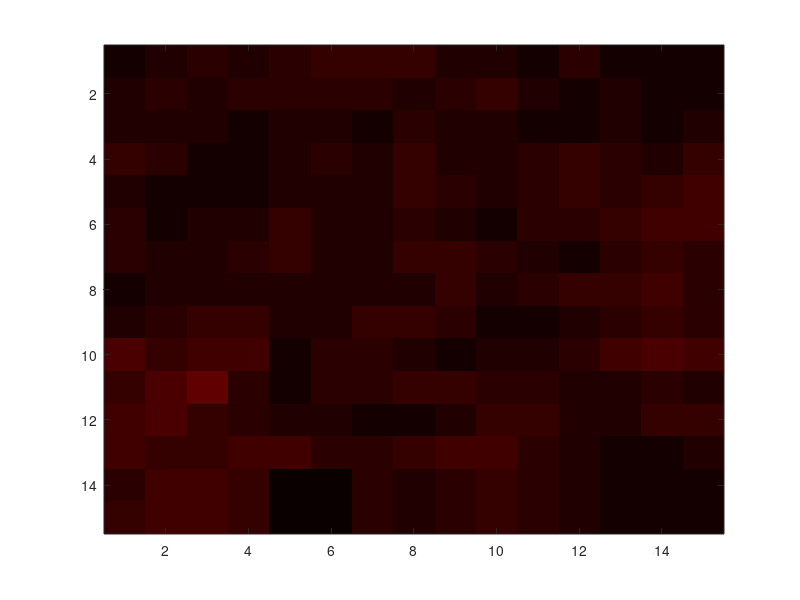
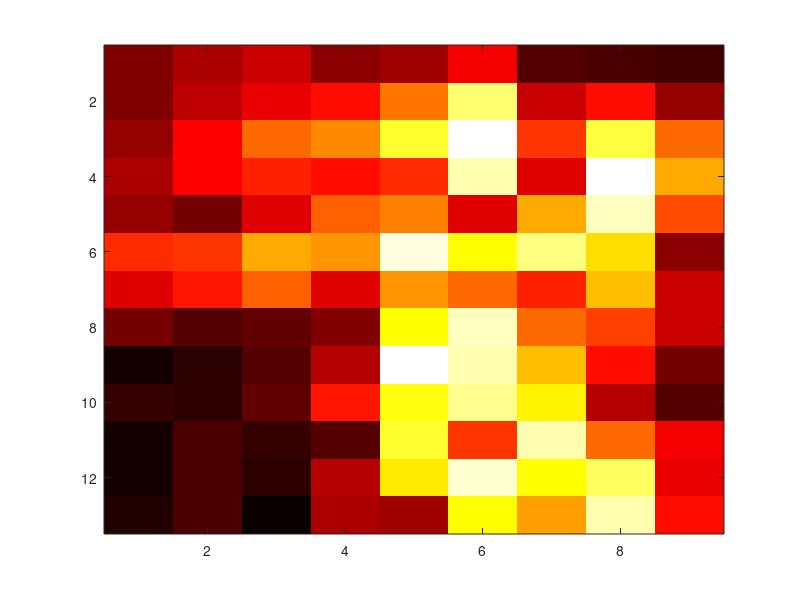
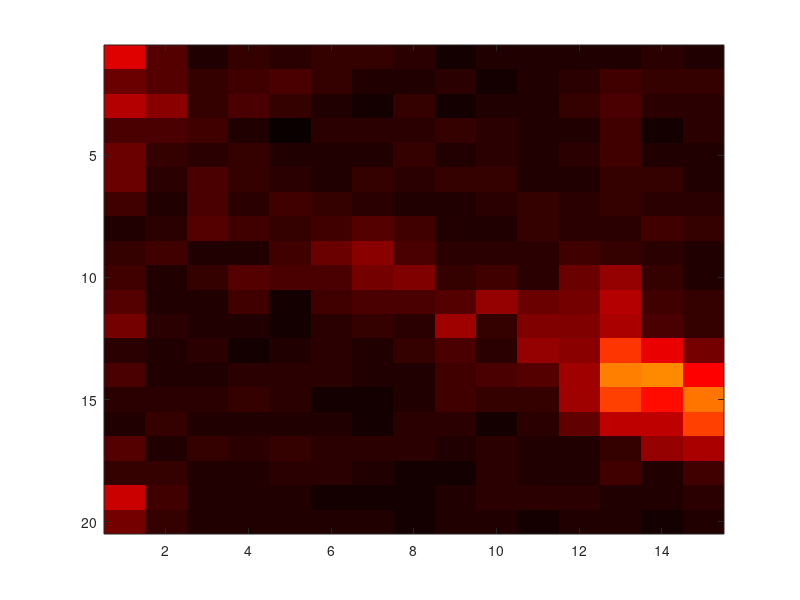
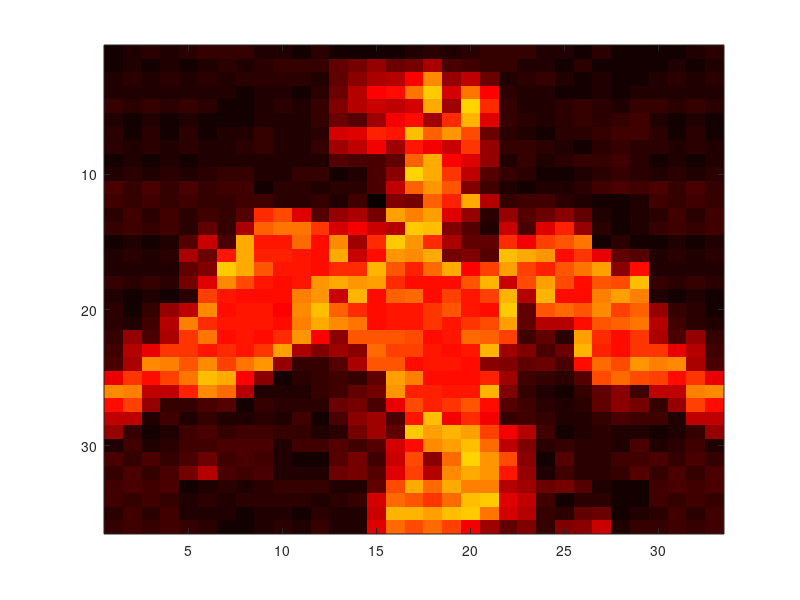

Here is the MATLAB script that generated these plots, in order:
close all;
clear all;
clc;

absorber = csvread('rss_heatmap_absorber.dat');
% 
figure(1);
colormap('Hot');
imagesc(absorber);
caxis([0 1]);

head = csvread('rss_heatmap_head.dat');
% head = head(3:end-4, 6:end-1);
head = head(8:end, 6:end-1);
% head = head(1:end-8, 6:end-1);

figure(2);
colormap('Hot');
imagesc(interp2(head, 0));

hand = csvread('rss_heatmap_hand.dat');
hand = hand(1:20, :);

figure(3);
colormap('Hot');
imagesc(interp2(hand, 0));
caxis([0 1]);

body = csvread('rss_heatmap_body.dat');

% figure(4);
% colormap('Hot');
% imagesc(interp2(body, 0));

%% Concatenating and processing body parts
head = [absorber(1:size(head, 1), 1:8) head absorber(1:size(head, 1), end-7:end)];
head_body = [head; body];

w_full_human = csvread('rss_heatmap_w_human.dat');

seg = w_full_human(30:33, 39:50);
seg = [absorber(1:size(seg, 1), 1:11) seg absorber(1:size(seg, 1), end-1:end)];
head_body = [head_body; seg];
head_body(34:37, 11) = head_body(30:33, 12);

hand_seg = hand(10:18, 13:end-1);
seg = [absorber(1:15, 1:size(hand_seg, 2)); absorber(1:5, 1:size(hand_seg, 2)); hand_seg; absorber(end-7:end, 1:size(hand_seg, 2))];
head_body = [head_body seg];
seg = [absorber(1:15, 1:size(hand_seg, 2)); absorber(1:7, 1:size(hand_seg, 2)); hand_seg; absorber(end-5:end, 1:size(hand_seg, 2))];
head_body = [head_body seg];

hand_seg = fliplr(hand_seg);
seg = [absorber(1:15, 1:size(hand_seg, 2)); absorber(1:5, 1:size(hand_seg, 2)); hand_seg; absorber(end-7:end, 1:size(hand_seg, 2))];
head_body = [seg head_body];
seg = [absorber(1:15, 1:size(hand_seg, 2)); absorber(1:7, 1:size(hand_seg, 2)); hand_seg; absorber(end-5:end, 1:size(hand_seg, 2))];
head_body = [seg head_body];

head_body = [head_body(1:10, :); head_body(13:end, :)];
head_body = [[absorber(1:1, 1:15) absorber(1:1, 1:15) absorber(1:1, 1:3)]; head_body];

figure(5);
colormap('Hot');
imagesc(interp2(head_body, 0));
caxis([0 1]);